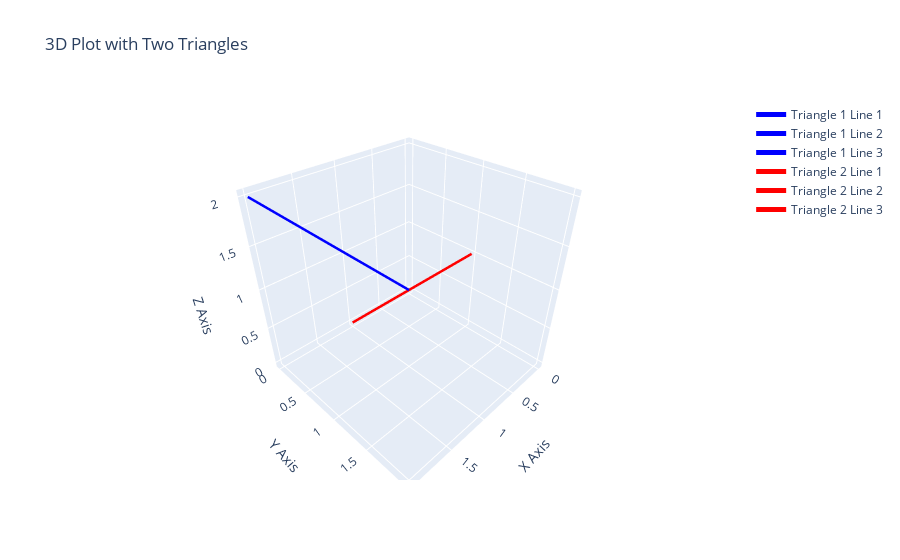

Notebook code for this chart:
### Markdown cell above
# Test Case 7

### Code cell
triangle1 = [[0, 0, 0], [2, 2, 2], [2, 0, 2]]
triangle2 = [[1, 0, 0], [1, 1, 1], [0, 1, 1]]

# Create the 3D line plot for the triangles
fig = go.Figure()

plot_triangle(fig, triangle1, 'blue', 1)
plot_triangle(fig, triangle2, 'red', 2)

# Update layout for better visualization
fig.update_layout(scene=dict(
                    xaxis_title='X Axis',
                    yaxis_title='Y Axis',
                    zaxis_title='Z Axis'),
                  title='3D Plot with Two Triangles')
# Show the plot
fig.show()

### Figure 1 — Plotly figure (JSON) as saved in the notebook; plotly's stock layout.template omitted (floating-point values rounded to 4 significant figures)
{"data": [{"line": {"color": "blue", "width": 5}, "mode": "lines", "name": "Triangle 1 Line 1", "type": "scatter3d", "x": [0, 2], "y": [0, 2], "z": [0, 2]}, {"line": {"color": "blue", "width": 5}, "mode": "lines", "name": "Triangle 1 Line 2", "type": "scatter3d", "x": [2, 2], "y": [2, 0], "z": [2, 2]}, {"line": {"color": "blue", "width": 5}, "mode": "lines", "name": "Triangle 1 Line 3", "type": "scatter3d", "x": [2, 0], "y": [0, 0], "z": [2, 0]}, {"line": {"color": "red", "width": 5}, "mode": "lines", "name": "Triangle 2 Line 1", "type": "scatter3d", "x": [1, 1], "y": [0, 1], "z": [0, 1]}, {"line": {"color": "red", "width": 5}, "mode": "lines", "name": "Triangle 2 Line 2", "type": "scatter3d", "x": [1, 0], "y": [1, 1], "z": [1, 1]}, {"line": {"color": "red", "width": 5}, "mode": "lines", "name": "Triangle 2 Line 3", "type": "scatter3d", "x": [0, 1], "y": [1, 0], "z": [1, 0]}], "layout": {"scene": {"xaxis": {"title": {"text": "X Axis"}}, "yaxis": {"title": {"text": "Y Axis"}}, "zaxis": {"title": {"text": "Z Axis"}}}, "title": {"text": "3D Plot with Two Triangles"}}}
